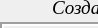
    <widget class="QWidget" name="page_6">
     <property name="geometry">
      <rect>
       <x>0</x>
       <y>0</y>
       <width>98</width>
       <height>28</height>
      </rect>
     </property>
     <attribute name="label">
      <string>Система</string>
     </attribute>
     <widget class="QLabel" name="label_18">
      <property name="geometry">
       <rect>
        <x>12</x>
        <y>0</y>
        <width>211</width>
        <height>16</height>
       </rect>
      </property>
      <property name="font">
       <font>
        <family>Times New Roman</family>
        <pointsize>14</pointsize>
        <weight>50</weight>
        <italic>true</italic>
        <bold>false</bold>
        <underline>true</underline>
       </font>
      </property>
      <property name="text">
       <string>Создание этапа</string>
      </property>
      <property name="alignment">
       <set>Qt::AlignCenter</set>
      </property>
     </widget>
     <widget class="QWidget" name="verticalLayoutWidget">
      <property name="geometry">
       <rect>
        <x>0</x>
        <y>20</y>
        <width>295</width>
        <height>520</height>
       </rect>
      </property>
      <layout class="QVBoxLayout" name="verticalLayout_57" stretch="0,0,0,0,0,0,0,0,0,0,0,0">
       <property name="spacing">
        <number>3</number>
       </property>
       <property name="sizeConstraint">
        <enum>QLayout::SetNoConstraint</enum>
       </property>
       <property name="leftMargin">
        <number>0</number>
       </property>
       <property name="topMargin">
        <number>2</number>
       </property>
       <property name="rightMargin">
        <number>0</number>
       </property>
       <property name="bottomMargin">
        <number>0</number>
       </property>
       <item>
        <widget class="QFrame" name="frame_2">
         <property name="frameShape">
          <enum>QFrame::Box</enum>
         </property>
         <property name="frameShadow">
          <enum>QFrame::Sunken</enum>
         </property>
         <property name="lineWidth">
          <number>2</number>
         </property>
         <layout class="QGridLayout" name="gridLayout_7">
          <property name="leftMargin">
           <number>1</number>
          </property>
          <property name="topMargin">
           <number>1</number>
          </property>
          <property name="rightMargin">
           <number>1</number>
          </property>
          <property name="bottomMargin">
           <number>1</number>
          </property>
          <property name="spacing">
           <number>1</number>
          </property>
          <item row="5" column="2">
           <widget class="QSpinBox" name="spinBox">
            <property name="sizePolicy">
             <sizepolicy hsizetype="Expanding" vsizetype="Fixed">
              <horstretch>0</horstretch>
              <verstretch>0</verstretch>
             </sizepolicy>
            </property>
            <property name="font">
             <font>
              <pointsize>12</pointsize>
             </font>
            </property>
            <property name="minimum">
             <number>3</number>
            </property>
            <property name="maximum">
             <number>7</number>
            </property>
            <property name="singleStep">
             <number>2</number>
            </property>
            <property name="value">
             <number>5</number>
            </property>
           </widget>
          </item>
          <item row="4" column="2">
           <widget class="QLabel" name="label_62">
            <property name="font">
             <font>
              <family>Times New Roman</family>
              <pointsize>12</pointsize>
              <italic>true</italic>
             </font>
            </property>
            <property name="text">
             <string>Число партий:</string>
            </property>
            <property name="alignment">
             <set>Qt::AlignCenter</set>
            </property>
           </widget>
          </item>
          <item row="4" column="0" rowspan="2">
           <widget class="QCheckBox" name="checkBox_visible_game">
            <property name="sizePolicy">
             <sizepolicy hsizetype="Expanding" vsizetype="Fixed">
              <horstretch>0</horstretch>
              <verstretch>0</verstretch>
             </sizepolicy>
            </property>
            <property name="font">
             <font>
              <family>Times New Roman</family>
              <pointsize>12</pointsize>
              <italic>true</italic>
             </font>
            </property>
            <property name="layoutDirection">
             <enum>Qt::LeftToRight</enum>
            </property>
            <property name="text">
             <string>Счет в
 партии</string>
            </property>
            <property name="checked">
             <bool>true</bool>
            </property>
           </widget>
          </item>
          <item row="1" column="0">
           <widget class="QLabel" name="label_10">
            <property name="sizePolicy">
             <sizepolicy hsizetype="Expanding" vsizetype="Minimum">
              <horstretch>0</horstretch>
              <verstretch>0</verstretch>
             </sizepolicy>
            </property>
            <property name="font">
             <font>
              <family>Times New Roman</family>
              <pointsize>12</pointsize>
              <italic>true</italic>
              <underline>true</underline>
             </font>
            </property>
            <property name="text">
             <string>Выбор этапа</string>
            </property>
           </widget>
          </item>
          <item row="8" column="0" colspan="3">
           <widget class="Line" name="line_17">
            <property name="frameShadow">
             <enum>QFrame::Plain</enum>
            </property>
            <property name="orientation">
             <enum>Qt::Horizontal</enum>
            </property>
           </widget>
          </item>
          <item row="2" column="0" colspan="3">
           <widget class="QComboBox" name="comboBox_etap">
            <property name="sizePolicy">
             <sizepolicy hsizetype="Expanding" vsizetype="Fixed">
              <horstretch>0</horstretch>
              <verstretch>0</verstretch>
             </sizepolicy>
            </property>
            <property name="font">
             <font>
              <pointsize>12</pointsize>
              <italic>true</italic>
             </font>
            </property>
            <property name="editable">
             <bool>true</bool>
            </property>
           </widget>
          </item>
          <item row="9" column="1" rowspan="2">
           <widget class="Line" name="line_13">
            <property name="frameShadow">
             <enum>QFrame::Plain</enum>
            </property>
            <property name="orientation">
             <enum>Qt::Vertical</enum>
            </property>
           </widget>
          </item>
          <item row="10" column="0">
           <widget class="QComboBox" name="comboBox_page_vid">
            <property name="sizePolicy">
             <sizepolicy hsizetype="Expanding" vsizetype="Expanding">
              <horstretch>0</horstretch>
              <verstretch>0</verstretch>
             </sizepolicy>
            </property>
            <property name="font">
             <font>
              <pointsize>12</pointsize>
             </font>
            </property>
           </widget>
          </item>
          <item row="9" column="0">
           <widget class="QLabel" name="label_13">
            <property name="sizePolicy">
             <sizepolicy hsizetype="Preferred" vsizetype="MinimumExpanding">
              <horstretch>0</horstretch>
              <verstretch>0</verstretch>
             </sizepolicy>
            </property>
            <property name="font">
             <font>
              <family>Times New Roman</family>
              <pointsize>12</pointsize>
              <italic>true</italic>
             </font>
            </property>
            <property name="text">
             <string>Вид страницы</string>
            </property>
            <property name="alignment">
             <set>Qt::AlignCenter</set>
            </property>
           </widget>
          </item>
          <item row="9" column="2" rowspan="2">
           <widget class="QPushButton" name="Button_etap_made">
            <property name="sizePolicy">
             <sizepolicy hsizetype="Expanding" vsizetype="Expanding">
              <horstretch>0</horstretch>
              <verstretch>0</verstretch>
             </sizepolicy>
            </property>
            <property name="font">
             <font>
              <family>Times New Roman</family>
              <pointsize>14</pointsize>
             </font>
            </property>
            <property name="text">
             <string>Создать
этап</string>
            </property>
            <property name="iconSize">
             <size>
              <width>16</width>
              <height>16</height>
             </size>
            </property>
            <property name="checkable">
             <bool>false</bool>
            </property>
            <property name="default">
             <bool>false</bool>
            </property>
            <property name="flat">
             <bool>false</bool>
            </property>
           </widget>
          </item>
          <item row="4" column="1" rowspan="2">
           <widget class="Line" name="line_18">
            <property name="frameShadow">
             <enum>QFrame::Raised</enum>
            </property>
            <property name="orientation">
             <enum>Qt::Vertical</enum>
            </property>
           </widget>
          </item>
         </layout>
        </widget>
       </item>
       <item>
        <spacer name="verticalSpacer_3">
         <property name="orientation">
          <enum>Qt::Vertical</enum>
         </property>
         <property name="sizeHint" stdset="0">
          <size>
           <width>20</width>
           <height>40</height>
          </size>
         </property>
        </spacer>
       </item>
       <item>
        <widget class="QLabel" name="label_20">
         <property name="font">
          <font>
           <family>Times New Roman</family>
           <pointsize>14</pointsize>
           <weight>50</weight>
           <italic>true</italic>
           <bold>false</bold>
           <underline>true</underline>
          </font>
         </property>
         <property name="text">
          <string>&lt;html&gt;&lt;head/&gt;&lt;body&gt;&lt;p&gt;Фильтр по жеребьевке&lt;/p&gt;&lt;/body&gt;&lt;/html&gt;</string>
         </property>
         <property name="alignment">
          <set>Qt::AlignCenter</set>
         </property>
        </widget>
       </item>
       <item>
        <widget class="QFrame" name="frame_3">
         <property name="frameShape">
          <enum>QFrame::Box</enum>
         </property>
         <property name="frameShadow">
          <enum>QFrame::Sunken</enum>
         </property>
         <property name="lineWidth">
          <number>2</number>
         </property>
         <layout class="QGridLayout" name="gridLayout_8">
          <property name="leftMargin">
           <number>1</number>
          </property>
          <property name="topMargin">
           <number>1</number>
          </property>
          <property name="rightMargin">
           <number>1</number>
          </property>
          <property name="bottomMargin">
           <number>1</number>
          </property>
          <property name="spacing">
           <number>1</number>
          </property>
          <item row="1" column="0">
           <widget class="QComboBox" name="comboBox_filter_choice_stage">
            <property name="editable">
             <bool>true</bool>
            </property>
           </widget>
          </item>
          <item row="3" column="0">
           <widget class="QComboBox" name="comboBox_filter_number_group_final">
            <property name="editable">
             <bool>true</bool>
            </property>
           </widget>
          </item>
          <item row="2" column="0">
           <widget class="QLabel" name="label_60">
            <property name="font">
             <font>
              <family>Times New Roman</family>
              <pointsize>12</pointsize>
              <italic>true</italic>
             </font>
            </property>
            <property name="text">
             <string>Выбор группы / финала</string>
            </property>
            <property name="alignment">
             <set>Qt::AlignLeading|Qt::AlignLeft|Qt::AlignVCenter</set>
            </property>
           </widget>
          </item>
          <item row="0" column="0">
           <widget class="QLabel" name="label_50">
            <property name="font">
             <font>
              <family>Times New Roman</family>
              <pointsize>12</pointsize>
              <italic>true</italic>
             </font>
            </property>
            <property name="text">
             <string>Выбор этапа</string>
            </property>
            <property name="alignment">
             <set>Qt::AlignLeading|Qt::AlignLeft|Qt::AlignVCenter</set>
            </property>
           </widget>
          </item>
          <item row="4" column="0">
           <widget class="QCheckBox" name="checkBox_repeat_regions">
            <property name="font">
             <font>
              <family>Times New Roman</family>
              <pointsize>14</pointsize>
              <italic>true</italic>
             </font>
            </property>
            <property name="text">
             <string>Повторяющиеся регионы</string>
            </property>
           </widget>
          </item>
         </layout>
        </widget>
       </item>
       <item>
        <spacer name="verticalSpacer_2">
         <property name="orientation">
          <enum>Qt::Vertical</enum>
         </property>
         <property name="sizeType">
          <enum>QSizePolicy::Expanding</enum>
         </property>
         <property name="sizeHint" stdset="0">
          <size>
           <width>20</width>
           <height>40</height>
          </size>
         </property>
        </spacer>
       </item>
       <item>
        <spacer name="verticalSpacer">
         <property name="orientation">
          <enum>Qt::Vertical</enum>
         </property>
         <property name="sizeHint" stdset="0">
          <size>
           <width>20</width>
           <height>40</height>
          </size>
         </property>
        </spacer>
       </item>
       <item>
        <widget class="QLabel" name="label_28">
         <property name="font">
          <font>
           <family>Times New Roman</family>
           <pointsize>14</pointsize>
           <weight>50</weight>
           <italic>true</italic>
           <bold>false</bold>
           <underline>true</underline>
          </font>
         </property>
         <property name="text">
          <string>&lt;html&gt;&lt;head/&gt;&lt;body&gt;&lt;p&gt;Сортировка по месту&lt;/p&gt;&lt;/body&gt;&lt;/html&gt;</string>
         </property>
         <property name="alignment">
          <set>Qt::AlignCenter</set>
         </property>
        </widget>
       </item>
       <item>
        <layout class="QHBoxLayout" name="horizontalLayout_6">
         <property name="spacing">
          <number>1</number>
         </property>
        </layout>
       </item>
       <item>
        <spacer name="verticalSpacer_4">
         <property name="orientation">
          <enum>Qt::Vertical</enum>
         </property>
         <property name="sizeHint" stdset="0">
          <size>
           <width>20</width>
           <height>40</height>
          </size>
         </property>
        </spacer>
       </item>
       <item>
        <widget class="QFrame" name="frame_4">
         <property name="sizePolicy">
          <sizepolicy hsizetype="MinimumExpanding" vsizetype="MinimumExpanding">
           <horstretch>0</horstretch>
           <verstretch>0</verstretch>
          </sizepolicy>
         </property>
         <property name="frameShape">
          <enum>QFrame::Box</enum>
         </property>
         <property name="frameShadow">
          <enum>QFrame::Sunken</enum>
         </property>
         <property name="lineWidth">
          <number>2</number>
         </property>
         <layout class="QGridLayout" name="gridLayout_9">
          <property name="topMargin">
           <number>2</number>
          </property>
          <property name="bottomMargin">
           <number>2</number>
          </property>
          <property name="verticalSpacing">
           <number>1</number>
          </property>
          <item row="0" column="0">
           <widget class="QRadioButton" name="radioButton_gr_sort">
            <property name="font">
             <font>
              <family>Times New Roman</family>
              <pointsize>12</pointsize>
              <italic>true</italic>
             </font>
            </property>
            <property name="text">
             <string>Группы</string>
            </property>
            <property name="checked">
             <bool>true</bool>
            </property>
           </widget>
          </item>
          <item row="0" column="1">
           <widget class="QRadioButton" name="radioButton_sf_sort">
            <property name="font">
             <font>
              <family>Times New Roman</family>
              <pointsize>12</pointsize>
              <italic>true</italic>
             </font>
            </property>
            <property name="text">
             <string>ПФ</string>
            </property>
           </widget>
          </item>
          <item row="0" column="2">
           <widget class="QRadioButton" name="radioButton_fin_sort">
            <property name="font">
             <font>
              <family>Times New Roman</family>
              <pointsize>12</pointsize>
              <italic>true</italic>
             </font>
            </property>
            <property name="text">
             <string>Финалы</string>
            </property>
           </widget>
          </item>
         </layout>
        </widget>
       </item>
       <item>
        <widget class="QLabel" name="label_49">
         <property name="font">
          <font>
           <family>Times New Roman</family>
           <pointsize>14</pointsize>
           <weight>50</weight>
           <italic>true</italic>
           <bold>false</bold>
           <underline>true</underline>
          </font>
         </property>
         <property name="text">
          <string>Поиск спортсмена</string>
         </property>
         <property name="alignment">
          <set>Qt::AlignCenter</set>
         </property>
        </widget>
       </item>
       <item>
        <widget class="QLineEdit" name="lineEdit_find_player_in_system"/>
       </item>
      </layout>
     </widget>
    </widget>
